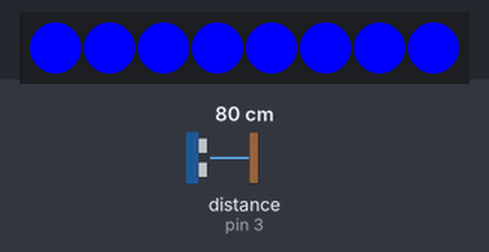
A sketch run on a simulated Arduino Uno, built with avr-gcc and run on an emulated ATmega328P. Shown: 8 RGB LEDs in strip order, left to right. Wiring (inferred from the names in the program): ultrasonic range finder: trigger pin 5; echo pin 3. Inputs (shaded band) come from the test bench; at power-on: distance to the obstacle (sensor on pin 3) 80 cm. The echo pulse lasts 58.3 µs per cm; what the sketch prints to the serial monitor is not drawn.

Above: at 1.2 s.
1.3 s: distance to the obstacle (sensor on pin 3) set to 56 cm
2.8 s: distance to the obstacle (sensor on pin 3) set to 45 cm
At 3.4 s:
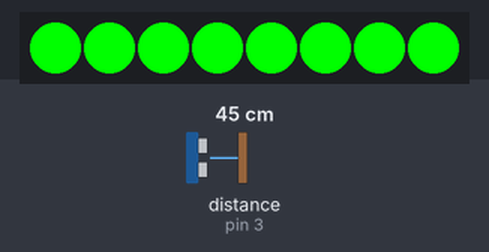
4.3 s: distance to the obstacle (sensor on pin 3) set to 34 cm
Timing chart, 0 to 5.8 s (numbered marks = the images above; inputs shaded):
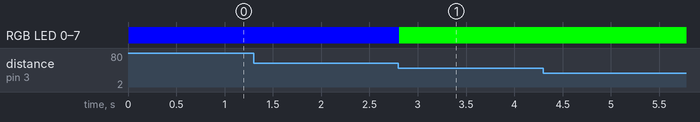

The sketch:

Ultrasonic_neopixel.ino
```cpp
#include <Adafruit_NeoPixel.h>

int distTrigPin = 5;
int distEchoPin = 3;
#define PIN 13
#define NUM_LEDS 8
Adafruit_NeoPixel strip = Adafruit_NeoPixel(NUM_LEDS, PIN, NEO_GRB + NEO_KHZ800);

unsigned int colorCode=0; // R=1 G=2 B=3
unsigned int preColor=3; // 초기값 Blue

void setColor(unsigned int colorCode){
  if(colorCode==1){ // Red
    strip.setPixelColor(0, 255, 0, 0);
    strip.setPixelColor(1, 255, 0, 0);
    strip.setPixelColor(2, 255, 0, 0);
    strip.setPixelColor(3, 255, 0, 0);
    strip.setPixelColor(4, 255, 0, 0);
    strip.setPixelColor(5, 255, 0, 0);
    strip.setPixelColor(6, 255, 0, 0);
    strip.setPixelColor(7, 255, 0, 0);
    Serial.println("LED color : Red");
  }
  else if(colorCode==2){ // Green
    strip.setPixelColor(0, 0, 255, 0);
    strip.setPixelColor(1, 0, 255, 0);
    strip.setPixelColor(2, 0, 255, 0);
    strip.setPixelColor(3, 0, 255, 0);
    strip.setPixelColor(4, 0, 255, 0);
    strip.setPixelColor(5, 0, 255, 0);
    strip.setPixelColor(6, 0, 255, 0);
    strip.setPixelColor(7, 0, 255, 0);
    Serial.println("LED color : Green");
  }
  else if(colorCode==3) { // Blue
    strip.setPixelColor(0, 0, 0, 255);
    strip.setPixelColor(1, 0, 0, 255);
    strip.setPixelColor(2, 0, 0, 255);
    strip.setPixelColor(3, 0, 0, 255);
    strip.setPixelColor(4, 0, 0, 255);
    strip.setPixelColor(5, 0, 0, 255);
    strip.setPixelColor(6, 0, 0, 255);
    strip.setPixelColor(7, 0, 0, 255);
    Serial.println("LED color : Blue");
  }
}
void setup() {
  pinMode(distTrigPin, OUTPUT);
  pinMode(distEchoPin, INPUT);
  Serial.begin(115200);
  strip.begin();
  strip.show();
}

void loop() {
  digitalWrite(distTrigPin, HIGH);
  delayMicroseconds(10);
  digitalWrite(distTrigPin, LOW);
  float duration = pulseIn(distEchoPin, HIGH);
  if(duration == 0) { return; }

  float distance = duration / 58.2;
  Serial.println(distance);

  if(distance>5){ // validity check
    if(distance<30) { // Red
      setColor(1);
      preColor=1;
    }
    else if(distance<50) { // Green
      setColor(2);
      preColor=2;
    }
    else{ // Blue
      setColor(3);
      preColor=3;
    }
  } else { setColor(preColor);}
  strip.show();

}
```

Measured:
- the behaviour switches between 51 and 50 cm on distance to the obstacle (sensor on pin 3) (found by bisection; images 0 and 1)
- after the input at 2.8 s, RGB LED 0–7: RGB(0, 0, 255) → RGB(0, 255, 0) at once; the LEDs: change at once (image 1)
